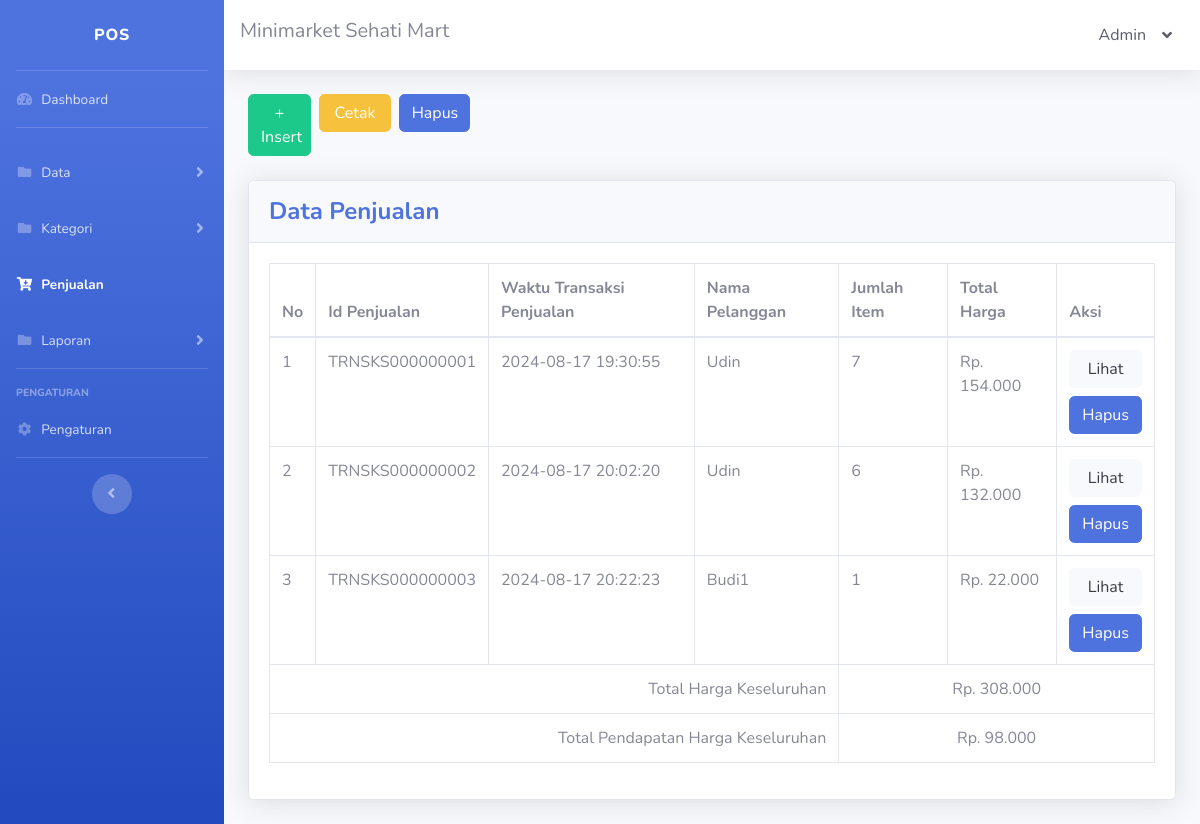
The page /penjualan.php (signed in) on the database its author committed.
### tables this page shows
CREATE TABLE `tbl_pengaturan` (
  `pengaturan_id` int NOT NULL,
  `pengaturan_nama_sidebar` text NOT NULL,
  `pengaturan_nama_navbar` text NOT NULL,
  `pengaturan_alamat` text NOT NULL,
  `pengaturan_no_hp` varchar(15) NOT NULL
);

CREATE TABLE `tbl_pengguna` (
  `pengguna_id` int NOT NULL,
  `pengguna_nama` text NOT NULL,
  `username` varchar(30) NOT NULL,
  `password` varchar(30) NOT NULL,
  `pengguna_pilihan` varchar(30) NOT NULL
);

CREATE TABLE `tbl_pelanggan` (
  `pelanggan_id` varchar(10) NOT NULL,
  `pelanggan_nama` text NOT NULL,
  `pelanggan_no_hp` varchar(15) NOT NULL
);

### penjualan.php (the view, shortened to what this page needs)
<!DOCTYPE html>
<html lang="en">
<?php
include 'config.php';
$pengaturan_query = mysqli_query($config, "SELECT * FROM tbl_pengaturan");
$pengaturan = mysqli_fetch_assoc($pengaturan_query);
$pengguna_query = mysqli_query($config, "SELECT * FROM tbl_pengguna WHERE pengguna_id='" . mysqli_real_escape_string($config, $_SESSION['pengguna_id']) . "'");
$pengguna = mysqli_fetch_assoc($pengguna_query);
?>
<head>
    <link href="vendor/fontawesome-free/css/all.min.css" rel="stylesheet" type="text/css">
    <link href="css/sb-admin-2.min.css" rel="stylesheet">
</head>
<body id="page-top">
    <div id="wrapper">
        <ul class="navbar-nav bg-gradient-primary sidebar sidebar-dark accordion" id="accordionSidebar">
            <a class="sidebar-brand d-flex align-items-center justify-content-center" href="index.html">
                <div class="sidebar-brand-text mx-3"><?= htmlspecialchars($pengaturan['pengaturan_nama_sidebar']) ?></div>
            </a>
            <hr class="sidebar-divider my-0">
            <li class="nav-item">
                <a class="nav-link" href="index.php">
                    <i class="fas fa-fw fa-tachometer-alt"></i>
                    <span>Dashboard</span></a>
            </li>
            <hr class="sidebar-divider">
            <li class="nav-item">
                <a class="nav-link collapsed" href="#" data-toggle="collapse" data-target="#collapseTwo" aria-expanded="true" aria-controls="collapseTwo">
                    <i class="fas fa-fw fa-folder"></i>
                    <span>Data</span>
                </a>
            </li>
            <li class="nav-item">
                <a class="nav-link collapsed" href="#" data-toggle="collapse" data-target="#collapseThree" aria-expanded="true" aria-controls="collapseThree">
                    <i class="fas fa-fw fa-folder"></i>
                    <span>Kategori</span>
                </a>
            </li>
            <li class="nav-item active">
                <a class="nav-link" href="penjualan.php">
                    <i class="fas fa-fw fa-cart-arrow-down"></i>
                    <span>Penjualan</span></a>
            </li>
            <li class="nav-item">
                <a class="nav-link collapsed" href="#" data-toggle="collapse" data-target="#collapseFour" aria-expanded="true" aria-controls="collapseFour">
                    <i class="fas fa-fw fa-folder"></i>
                    <span>Laporan</span>
                </a>
            </li>
            <hr class="sidebar-divider">
            <div class="sidebar-heading">Pengaturan</div>
            <li class="nav-item">
                <a class="nav-link" href="pengaturan.php">
                    <i class="fas fa-fw fa-cog"></i>
                    <span>Pengaturan</span></a>
            </li>
            <hr class="sidebar-divider d-none d-md-block">
            <div class="text-center d-none d-md-inline">
                <button class="rounded-circle border-0" id="sidebarToggle"></button>
            </div>
        </ul>
        <div id="content-wrapper" class="d-flex flex-column">
            <div id="content">
                <nav class="navbar navbar-expand navbar-light bg-white topbar mb-4 static-top shadow">
                    <h5><?= htmlspecialchars($pengaturan['pengaturan_nama_navbar']) ?></h5>
                    <ul class="navbar-nav ml-auto">
                        <li class="nav-item dropdown no-arrow">
                            <a class="nav-link dropdown-toggle text-dark" href="#" id="userDropdown" role="button" data-toggle="dropdown" aria-haspopup="true" aria-expanded="false">
                                <?= htmlspecialchars($pengguna['pengguna_nama']) ?>
                                <i class="ml-3 fas fa-angle-down"></i>
                            </a>
                        </li>
                    </ul>
                </nav>
                <div class="container-fluid">
                    <div class="row my-4">
                        <div class="col-lg-1 pr-1">
                            <a href="penjualan_insert.php" class="btn btn-success btn-block">+ Insert</a>
                        </div>
                        <div class="col-lg-1 px-1">
                            <a href="laporan_penjualan.php" class="btn btn-warning btn-block">Cetak</a>
                        </div>
                        <div class="col-lg-1 px-1">
                            <a href="penjualan_hapus.php" class="btn btn-primary btn-user btn-block">Hapus</a>
                        </div>
                    </div>
                    <div class="card shadow mb-4">
                        <div class="card-header py-3">
                            <h4 class="m-0 font-weight-bold text-primary">Data Penjualan</h4>
                        </div>
                        <div class="card-body">
                            <div class="table-responsive">
                                <table class="table table-bordered" width="100%" cellspacing="0">
                                    <thead>
                                        <tr>
                                            <th>No</th>
                                            <th>Id Penjualan</th>
                                            <th>Waktu Transaksi Penjualan</th>
                                            <th>Nama Pelanggan</th>
                                            <th>Jumlah Item</th>
                                            <th>Total Harga</th>
                                            <th>Aksi</th>
                                        </tr>
                                    </thead>
                                    <tbody>
                                        <?php
                                       $no = 1;
                                       $transaksi_query = mysqli_query($config, "SELECT transaksi_id, tgl_wktu_transaksi, pelanggan_id, SUM(jumlah_item) AS jumlah_item, SUM(total_harga) AS total_harga FROM tbl_transaksi GROUP BY transaksi_id, tgl_wktu_transaksi, pelanggan_id");
                                       if ($transaksi_query) {
                                           while ($transaksi = mysqli_fetch_assoc($transaksi_query)) {
                                               $pelanggan_query = mysqli_query($config, "SELECT pelanggan_nama FROM tbl_pelanggan WHERE pelanggan_id='" . mysqli_real_escape_string($config, $transaksi['pelanggan_id']) . "'");
                                               if ($pelanggan_query) {
                                                   $pelanggan = mysqli_fetch_assoc($pelanggan_query);
                                                   echo "<tr>
                                                       <td>{$no}</td>
                                                       <td>" . htmlspecialchars($transaksi['transaksi_id']) . "</td>
                                                       <td>" . htmlspecialchars($transaksi['tgl_wktu_transaksi']) . "</td>
                                                       <td>" . htmlspecialchars($pelanggan['pelanggan_nama']) . "</td>
                                                       <td>" . htmlspecialchars($transaksi['jumlah_item']) . "</td>
                                                       <td>Rp. " . number_format($transaksi['total_harga'], 0, ',', '.') . "</td>
                                                       <td>
                                                           <a href='penjualan_view.php?transaksi_id=" . urlencode($transaksi['transaksi_id']) . "' class='btn btn-light btn-user btn-block'>Lihat</a>
                                                           <a href='penjualan_hapus_satuan.php?transaksi_id=" . urlencode($transaksi['transaksi_id']) . "' class='btn btn-primary btn-user btn-block'>Hapus</a>
                                                       </td>
                                                   </tr>";
                                                   $no++;
                                               } else {
                                                   echo "<tr><td colspan='7' align='center'>Error: " . mysqli_error($config) . "</td></tr>";
                                               }
                                           }
                                       } else {
                                           echo "<tr><td colspan='7' align='center'>Error: " . mysqli_error($config) . "</td></tr>";
                                       }
                                        $total_query = mysqli_query($config, "SELECT SUM(total_harga_m) as total_harga_m, SUM(total_harga) as total_harga FROM tbl_transaksi");
                                        if ($total_query) {
                                            $total = mysqli_fetch_assoc($total_query);
                                            $total_harga_m = number_format($total['total_harga'] - $total['total_harga_m'], 0, ',', '.');
                                            $total_harga = number_format($total['total_harga'], 0, ',', '.');
                                            echo "<tr>
                                                    <td colspan='4' align='right'>Total Harga Keseluruhan</td>
                                                    <td colspan='3' align='center'>Rp. $total_harga</td>
                                                  </tr>
                                                  <tr>
                                                    <td colspan='4' align='right'>Total Pendapatan Harga Keseluruhan</td>
                                                    <td colspan='3' align='center'>Rp. $total_harga_m</td>
                                                  </tr>";
                                        } else {
                                            echo "<tr><td colspan='7' align='center'>Error: " . mysqli_error($config) . "</td></tr>";
                                        }
                                        ?>
                                    </tbody>
                                </table>
                            </div>
                        </div>
                    </div>
                </div>
            </div>
        </div>
    </div>
</body>
</html>

### rows shown on the page
tbl_pengaturan: pengaturan_nama_sidebar "POS", pengaturan_nama_navbar "Minimarket Sehati Mart"
tbl_pengguna: pengguna_nama "Admin"
tbl_pelanggan: pelanggan_nama "Udin"
tbl_pelanggan: pelanggan_nama "Budi1"

### other values the page prints
$transaksi['transaksi_id'] "TRNSKS000000001"
$transaksi['tgl_wktu_transaksi'] "2024-08-17 19:30:55"
$transaksi['jumlah_item'] "7"
$transaksi['total_harga'] "154.000"
$transaksi['transaksi_id'] "TRNSKS000000002"
$transaksi['tgl_wktu_transaksi'] "2024-08-17 20:02:20"
$transaksi['jumlah_item'] "6"
$transaksi['total_harga'] "132.000"
$transaksi['transaksi_id'] "TRNSKS000000003"
$transaksi['tgl_wktu_transaksi'] "2024-08-17 20:22:23"
$transaksi['jumlah_item'] "1"
$transaksi['total_harga'] "22.000"
$total_harga "308.000"
$total_harga_m "98.000"
